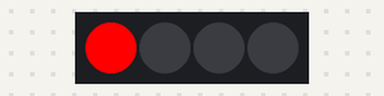
Simulated run of this sketch. Board: Arduino Uno, built with avr-gcc and run on an emulated ATmega328P. On the bench: 4 RGB LEDs in strip order, left to right.

Above: at 0.2 s.
At 0.7 s:
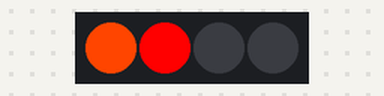
At 1.2 s:
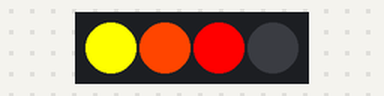
At 1.7 s:
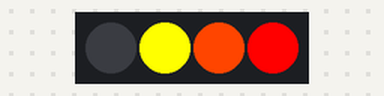
At 2.8 s:
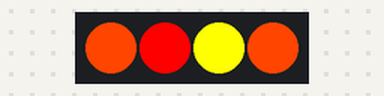
At 4.3 s:
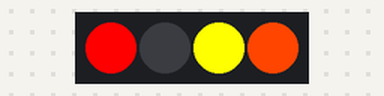
Timing chart, 0 to 4.7 s (numbered marks = the images above):
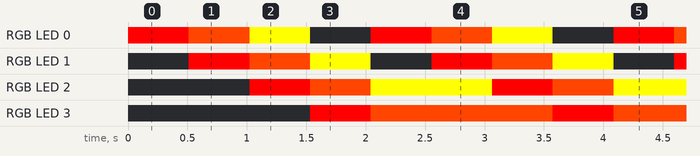

Measured:
- by itself, RGB LED 0, RGB LED 1: repeats every 2.0 s: RGB(255, 69, 0) 0.51 s, RGB(255, 255, 0) 0.51 s, off 0.51 s, RGB(255, 0, 0) 0.51 s
- by itself, RGB LED 2: repeats every 2.0 s: RGB(255, 69, 0) 0.51 s, RGB(255, 255, 0) 1.0 s, RGB(255, 0, 0) 0.51 s
- by itself, RGB LED 3: alternates RGB(255, 69, 0) for 1.5 s and RGB(255, 0, 0) for 0.51 s

The sketch:

Anthony_s_Blinky_lights_mk1.ino
```cpp
#include <FastLED.h>
int pattern = 0;
int light = 0;
int location = 0;
CRGB leds[4];

void setup()
{
  // put your setup code here, to run once
  FastLED.addLeds<WS2812, 4, GRB>(leds, 4);


/*
 int i;
  for (i=0; i<5; i++)
  {
     leds[i] = (0xffffff);
  }
  FastLED.show();
 */
}

void fill_color(CRGB color)
{
   int i;
  for (i=0; i<5; i++)
  {
     leds[i] = color;
  }
  FastLED.show();
}

void colour(int led, CRGB color)
{
  leds[led] = (color);
  FastLED.show();
}

void step_right()
{
  int i;
  for (i=4; i<0; i--)
  {
    leds[i] = (0xffffff);
    leds[i] = leds[i-1];

  }
}
void loop()
{
  /*
    switch (pattern)
  {
    case 0:
    fill_color (0xff0000);
    pattern = 1;
    break;

    case 1:
    fill_color (0x00ff00);
    pattern = 2;
    break;

    case 2:
    fill_color (0x0000ff);
    pattern = 3;
    break;

    case 3:
    fill_color (0xffff00);
    pattern = 4;
    break;

    case 4:
    fill_color (0x00ffff);
    pattern = 0;
    break;
  }
  FastLED.show();
  delay (1000);
  */
  //Testing the light integer switch
  /*
   switch (light)
 {
  case 0:
  colour (0, 0xff0000);
  light = 1;
  break;

  case 1:
  colour (0, 0x00ff00);
  light = 2;
  break;

  case 2:
  colour (0, 0x0000ff);
  light = 0;
  break;

 }
 FastLED.show();
 delay (1000);
 */
  /*
  switch (location)

  {
    case 0:
    colour (0, 0xff0000);
    colour (3, 0x000000);
    location = 1;
    break;

    case 1:
    colour (1, 0xff0000);
    colour (0, 0x000000);
    location = 2;
    break;

    case 2:
    colour (2, 0xff0000);
    colour (1, 0x000000);
    location = 3;
    break;

    case 3:
    colour (3, 0xff0000);
    colour (2, 0x000000);
    location = 0;
    break;

  }
  FastLED.show();
  delay (1000);
  */
//Attempt at easy color change.


  int i = 0;
  while (i<4)
  {
    colour (i, 0xff0000);
    delay (500);
    colour (i--, 0xff4500);
    colour (i--, 0xffff00);
    colour (i--, 0x000000);
    colour (i--, 0x000000);
    i = i + 5;
    //delay (500);
  }

  //Attempt at 2 led train
  /*
    int i = 0;
  while (i<4)
  {
    colour (i, 0xff0000);
    delay (500);
    colour (i--, 0xff4500);
    //colour (i--, 0xffff00);
    colour (i--, 0x000000);
    i = i + 3;
    //delay (500);
  }
  */


}
```
